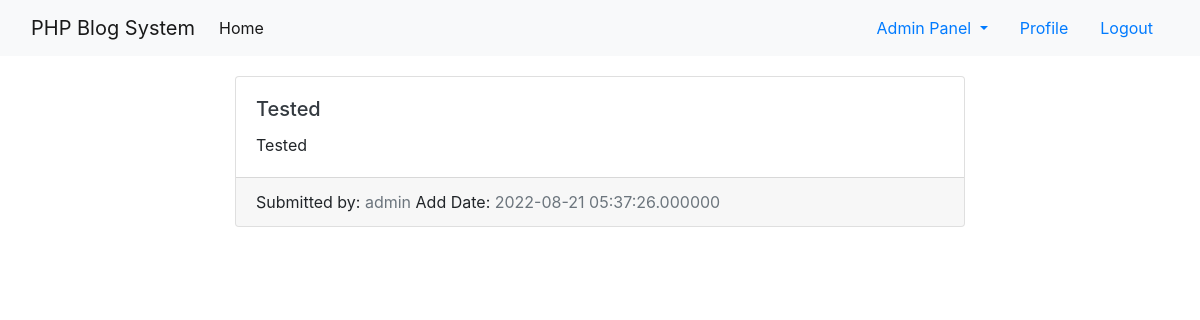
Screenshot of /index.php (signed in) with the database file from the repository.
### tables this page shows
CREATE TABLE `blog` (
  `blogid` int(255) NOT NULL,
  `blogtitle` varchar(80) NOT NULL,
  `blogtext` mediumtext NOT NULL,
  `user` varchar(255) NOT NULL,
  `time` datetime(6) NOT NULL
);

### index.php (the view, shortened to what this page needs)
<?php
require_once "manager.php";
?>
<!doctype html>
<html lang="en">
  <head>
</head>
<body>
    <?php include "navbar.php"?>
    <div class="container mt-3">
      <div class="row">
      <div class="col-md-8 mx-auto">
        <?php
          foreach($bloginfo as $blog)
          {
            $numberofcharacters = strlen($blog["blogtext"]);
            ?>
              <div class="card mt-1">
              <div class="card-body">
                <a href="blog/blog.php?blogid=<?php echo $blog["blogid"];?>"><h5 class="card-title text-dark"><?php echo $blog["blogtitle"]?></h5></a>
                <?php
                 if($numberofcharacters > 200)
                 {
                      echo substr($blog["blogtext"],0,350) ."...";
                    ?>
                    <form method="get">
                      <a href="blog/blog.php?blogid=<?php echo $blog["blogid"];?>">Read more</a>
                    </form>
                    <?php
                 }
                 else
                 {
                  ?>
                    <p class="card-text"><?php echo $blog["blogtext"]?></p>
                  <?php
                 }
                ?>
              </div>
              <div class="card-footer">
                Submitted by: <a class="text-secondary "><?php echo $blog["user"]?></a>
                Add Date: <a class="text-secondary "><?php echo $blog["time"]?></a>
              </div>
              </div>
            <?php
          }
        ?>
      </div>
      </div>
    </div>
</body>
</html>

### rows the page displays
blog: blogtitle "Tested", blogtext "Tested", user "admin", time "2022-08-21 05:37:26.000000"
